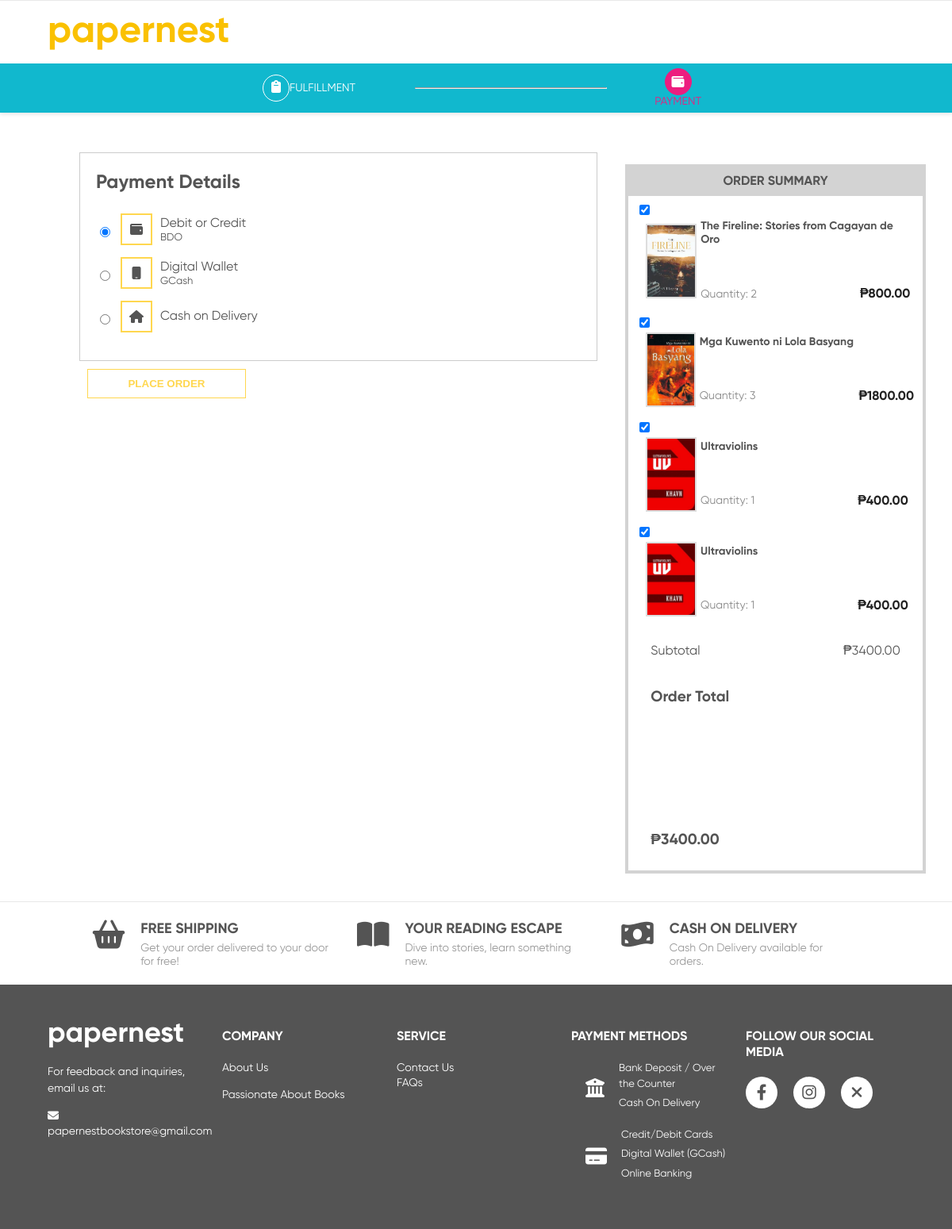
The page /billing (signed in) on the database its author committed.
### tables this page shows
CREATE TABLE user_cart (
            cart_id INTEGER PRIMARY KEY AUTOINCREMENT,
            user_id INTEGER NOT NULL,
            product_id VARCHAR(50),
            product_type VARCHAR(20),
            quantity INTEGER DEFAULT 1,
            added_date DATETIME DEFAULT CURRENT_TIMESTAMP
        , image_path TEXT);

### routes/checkout_routes.py (the view, shortened to what this page needs)
@checkout_bp.route('/billing', methods=['GET', 'POST'])
def billing():
    if 'user' not in session:
        return redirect(url_for('auth.login'))
    cart_products, total_amount = get_cart_items()
    if not cart_products:
        return redirect(url_for('cart.cart'))
    return render_template('billing.html',
                        cart_products=cart_products,
                        total_amount=total_amount)

### forms.py
class LoginForm(FlaskForm):
    email = StringField('Email Address', validators=[
        DataRequired(),
        Email(message='Please enter a valid email address')
    ])
    password = PasswordField('Password', [DataRequired(), Length(min=6, max=35)], render_kw={"placeholder": "Password", "class": "form-control", "autocomplete": "off"})
    login_button = SubmitField('Login', render_kw={"class": "btn btn-primary"})

### database_connection/connector.py (called while the page is built)
def get_db_connection(db_name):
    db_path = os.path.join(current_app.root_path, 'data', db_name)
    print(f"Database path: {os.path.abspath(db_path)}")
    return sqlite3.connect(db_path)

def get_users_db():
    return get_db_connection('users.db')

def get_books_db():
    return get_db_connection('books.db')

### utilities/cart.py (called while the page is built)
def get_cart_count():
    user_id = get_current_user_id()
    if not user_id:
        return 0
    try:
        conn = get_users_db()
        conn.row_factory = sqlite3.Row
        cursor = conn.cursor()
        cursor.execute('''
            SELECT COALESCE(SUM(quantity), 0) as total_count
            FROM user_cart
            WHERE user_id = ?
        ''', (user_id,))
        result = cursor.fetchone()
        conn.close()
        return int(result['total_count']) if result else 0
    except Exception as e:
        print(f"Error getting cart count: {str(e)}")
        return 0

### utilities/session_utils.py (called while the page is built)
def get_current_user_id():
    if 'user' not in session:
        return None
    user = session['user']
    user_id = user.get('user_id') or user.get('id')
    return user_id

### utilities/storage.py (called while the page is built)
def get_featured_author():
    try:
        db_path = os.path.join(current_app.root_path, 'data', 'featured_authors.db')
        conn = sqlite3.connect(db_path)
        conn.row_factory = sqlite3.Row
        cursor = conn.cursor()
        cursor.execute("SELECT * FROM featured_authors WHERE is_featured = 1 LIMIT 1")
        row = cursor.fetchone()
        if row:
            author = {
                'name': row['name'],
                'bio': row['bio'],
                'image_url': row['image_url'],
                'source_url': row['source_url'],
                'more_link': row['more_link']
            }
            conn.close()
            return author
        conn.close()
        return None
    except:
        return None

### templates/billing.html (shortened to what this page needs)
<!DOCTYPE html>
<html>
<head>
    <link rel="stylesheet" href="{{ url_for('static', filename='css/style.css') }}">
    <link rel="stylesheet" href="{{ url_for('static', filename='css/billing.css') }}">
    <link rel="stylesheet" href="{{ url_for('static', filename='css/cart.css') }}">
    <link rel="stylesheet" href="https://cdnjs.cloudflare.com/ajax/libs/font-awesome/6.4.0/css/all.min.css">
    <link rel="stylesheet" href="{{ url_for('static', filename='css/mobile/mobile_billing.css') }}">
</head>
<body>
    <div class="page-wrapper" style="margin-bottom: 20px;">
        {% include 'components/billing_header.html' %}
        <div class="main-content">
        <div class="container">
            <div class="checkout-wrapper">
                <div class="left-side">
                    <form id="billing-form" method="POST" action="{{ url_for('checkout.billing') }}">
                        <div class="billing-container">
                            <h3>Payment Details</h3>
                            <div class="payment-method">
                                <label>
                                    <input type="radio" name="payment" value="card" checked>
                                    <span class="icon-label">
                                        <div class="icon-box">
                                            <i class="fas fa-wallet"></i>
                                        </div>
                                        <div class="payment-desc">
                                            <div>Debit or Credit</div>
                                            <div class="wallet-desc">BDO</div>
                                        </div>
                                    </span>
                                </label>
                            </div>
                            <div class="payment-method">
                                <label>
                                    <input type="radio" name="payment" value="digital_wallet">
                                    <span class="icon-label">
                                        <div class="icon-box">
                                            <i class="fas fa-mobile"></i>
                                        </div>
                                        <div class="payment-desc">
                                            <div>Digital Wallet</div>
                                            <div class="wallet-desc">GCash</div>
                                        </div>
                                    </span>
                                </label>
                            </div>
                            <div class="payment-method">
                                <label>
                                    <input type="radio" name="payment" value="cod">
                                    <span class="icon-label">
                                        <div class="icon-box">
                                            <i class="fas fa-house"></i>
                                        </div>
                                        Cash on Delivery
                                    </span>
                                </label>
                            </div>
                        </div>
                        <div id="placeOrderBtn">
                            <button type="button" id="process-payment-btn" class="btn-placeOrder">PLACE ORDER</button>
                        </div>
                    </form>
                </div>
                <div class="order-summary">
                    <table class="table-cart-summary">
                        <tr>
                            <th>ORDER SUMMARY</th>
                        </tr>
                        {% if cart_products %}
                            {% for item in cart_products %}
                            <tr class="cart-item-row">
                                <td>
                                    <input type="checkbox" class="cart-item-select" name="selected_items" value="{{ item.product_id }}" checked>
                                    <div class="cart-item">
                                        <img src="{{ item.image_path or url_for('static', filename='images/placeholder.png') }}"
                                            alt="{{ item.product_name }}" class="item-image">
                                        <div class="prod-details">
                                            <span class="prod-name">{{ item.product_name }}</span>
                                            <div class="prod-row">
                                                <span class="prod-quantity">Quantity: {{ item.quantity }}</span>
                                                <span class="prod-price">₱{{ "%.2f"|format(item.price * item.quantity) }}</span>
                                            </div>
                                        </div>
                                    </div>
                                </td>
                            </tr>
                            {% endfor %}
                            <tr>
                                <td>
                                    <div class="cart-summary">
                                        <p>Subtotal</p>
                                        <p class="subtotal-price">₱{{ "%.2f"|format(total_amount) }}</p>
                                    </div>
                                    <div class="cart-summary cart-summary-total">
                                        <p><b>Order Total</b></p>
                                        <p class="total-price"><b>₱{{ "%.2f"|format(total_amount) }}</b></p>
                                    </div>
                                </td>
                            </tr>
                        {% endif %}
                    </table>
                </div>
            </div>
        </div>
        </div>
    </div>
    <footer>
        {% include 'components/page_footer.html' %}
    </footer>
</body>
</html>

### static/css/style.css (style rules this page uses)
:root { --primary-color: #545454; --secondary-color: #11B8CE; --background-color: #ffffff; --border-color: #d3d3d3; --link-color: #11B8CE; --link-hover-color: #545454; --button-bg-color: #11B8CE; --button-hover-bg-color: #ED1D7F; --button-text-color: #fff; --font-family: 'Gilroy', sans-serif; --heading-font-size: 24px; --body-font-size: 16px; }
html, body { height: 100%; margin: 0; padding: 0; display: flex; flex-direction: column; }
body { font-family: var(--font-family); font-size: var(--body-font-size); background-color: var(--background-color); color: var(--primary-color); min-height: 100vh; }
.container { padding-left: 100px; padding-right: 100px; }
button { margin-left: 10px; background-color: var(--button-bg-color); color: var(--button-text-color); border: none; padding: 5px 10px; cursor: pointer; border-radius: 5px; }

### static/css/billing.css (style rules this page uses)
.checkout-wrapper { display: grid; grid-template-columns: 2fr 1fr; margin-top: 50px; gap: 20px; }
.left-side { display: flex; flex-direction: column; gap: 20px; }
.billing-container { background: #fff; padding: 20px; border: 1px solid #ccc; }
.billing-container h3 { font-family: 'Gilroy', sans-serif; font-weight: bold; font-size: 24px; margin-top: 2px; }
.btn-placeOrder { display: block; text-align: center; background-color: #ffffff; color: #FFD74F; border: 1.5px solid #FFD74F; border-radius: 0%; padding: 10px; text-decoration: none; font-weight: bold; transition: background-color 0.3s, color 0.3s; width: 200px; box-sizing: border-box; margin-top: 10px; }
.order-summary { background: #fff; }
.cart-item { display: flex; align-items: flex-start; gap: 10px; }
.item-image { width: 75px; height: 85px; object-fit: contain; border: 2px solid #ddd; }
.prod-details { display: flex; flex-direction: column; justify-content: flex-start; width: 100%; }
.prod-name { font-family: 'Gilroy', sans-serif; font-weight: bold; font-size: 14px; margin: 0 0 50px 0; text-align: left; }
.prod-row { display: flex; flex-direction: row; gap: 130px; align-items: center; }
.prod-quantity { font-size: 14px; color: #888; }
.prod-price { font-size: 16px; font-weight: bold; color: #222; }
.cart-summary, .subtotal-price { display: flex; flex-direction: row; gap: 120px; align-items: center; }
.cart-summary-total p, .total-price { font-size: 19px; display: flex; flex-direction: row; gap: 120px; align-items: center; }
.payment-method { margin-bottom: 15px; }
.payment-method label { display: flex; align-items: center; font-family: 'Gilroy', sans-serif; font-size: 16px; gap: 10px; }
.icon-label { display: flex; align-items: center; gap: 10px; }
.icon-box { width: 36px; height: 36px; border-radius: 0%; border: 2px solid #FFD74F; display: flex; align-items: center; justify-content: center; }
.wallet-desc { font-family: 'Gilroy', sans-serif; font-size: 13px; color: #555; }
.payment-desc { display: flex; flex-direction: column; justify-content: center; margin-top: 2px; }
.payment-method label { position: relative; cursor: pointer; }
.payment-method input[type="radio"] { position: relative; top: 2px; }

### static/css/cart.css (style rules this page uses)
th { text-align: center; vertical-align: middle; color: #545454; background: #d3d3d3; font-weight: semibold; }
th, td { padding: 8px 10px; }
.table-cart-items, .table-cart-summary { width: 100%; border-collapse: collapse; border: 4px solid #d3d3d3; }
.cart-item { display: flex; align-items: center; background: none; gap: 5px; padding-left: 12px; }
.item-image { width: 70px; height: 90px; object-fit: contain; border: 2px solid #ddd; flex-wrap: wrap; }
.cart-summary, .subtotal-price { display: flex; flex-wrap: wrap; justify-content: space-between; }
.table-cart-summary p { text-align: left; margin: 18px; }
.table-cart-summary th { text-align: center; }
.cart-summary-total p, .total-price { font-size: 19px; }
.cart-item { display: flex; align-items: center; }

### static/css/account.css (style rules this page uses)
.container, .header-nav-wrapper { width: 100%; margin: 0; padding: 0; box-sizing: border-box; }
.order-summary { flex: 1; min-width: 200px; background-color: #f9f9f9; padding: 15px; border-radius: 5px; }

### static/css/page_header.css (style rules this page uses)
body { overflow-x: hidden; }

### static/css/page_footer.css (style rules this page uses)
footer { background-color: #545454; color: #fff; padding: 0; }
.payment-method { display: flex; margin-bottom: 20px; }
body { display: flex; flex-direction: column; min-height: 100vh; }
.page-wrapper { flex: 1; display: flex; flex-direction: column; }

### rows shown on the page
user_cart: shows a picture, product_name "The Fireline: Stories from Cagayan de Oro", quantity "2", item.price*item.quantity "800.00"
user_cart: shows a picture, product_name "Mga Kuwento ni Lola Basyang", quantity "3", item.price*item.quantity "1800.00"
user_cart: product_name "Ultraviolins", quantity "1", item.price*item.quantity "400.00"
user_cart: product_name "Ultraviolins", quantity "1", item.price*item.quantity "400.00"

### other values the page prints
{{ "%.2f"|format(total_amount) }} "3400.00"
